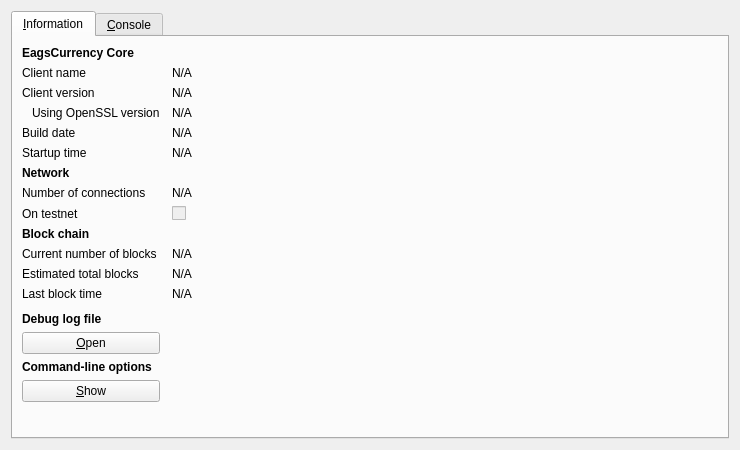
<?xml version="1.0" encoding="UTF-8"?>
<ui version="4.0">
 <class>RPCConsole</class>
 <widget class="QDialog" name="RPCConsole">
  <property name="geometry">
   <rect>
    <x>0</x>
    <y>0</y>
    <width>740</width>
    <height>450</height>
   </rect>
  </property>
  <property name="windowTitle">
   <string>EagsCurrency - Debug window</string>
  </property>
  <layout class="QVBoxLayout" name="verticalLayout_2">
   <item>
    <widget class="QTabWidget" name="tabWidget">
     <property name="currentIndex">
      <number>0</number>
     </property>
     <widget class="QWidget" name="tab_info">
      <attribute name="title">
       <string>&amp;Information</string>
      </attribute>
      <layout class="QGridLayout" name="gridLayout" columnstretch="0,1">
       <property name="horizontalSpacing">
        <number>12</number>
       </property>
       <item row="0" column="0">
        <widget class="QLabel" name="label_9">
         <property name="font">
          <font>
           <weight>75</weight>
           <bold>true</bold>
          </font>
         </property>
         <property name="text">
          <string>EagsCurrency Core</string>
         </property>
        </widget>
       </item>
       <item row="1" column="0">
        <widget class="QLabel" name="label_5">
         <property name="text">
          <string>Client name</string>
         </property>
        </widget>
       </item>
       <item row="1" column="1">
        <widget class="QLabel" name="clientName">
         <property name="cursor">
          <cursorShape>IBeamCursor</cursorShape>
         </property>
         <property name="text">
          <string>N/A</string>
         </property>
         <property name="textFormat">
          <enum>Qt::PlainText</enum>
         </property>
         <property name="textInteractionFlags">
          <set>Qt::LinksAccessibleByMouse|Qt::TextSelectableByKeyboard|Qt::TextSelectableByMouse</set>
         </property>
        </widget>
       </item>
       <item row="2" column="0">
        <widget class="QLabel" name="label_6">
         <property name="text">
          <string>Client version</string>
         </property>
        </widget>
       </item>
       <item row="2" column="1">
        <widget class="QLabel" name="clientVersion">
         <property name="cursor">
          <cursorShape>IBeamCursor</cursorShape>
         </property>
         <property name="text">
          <string>N/A</string>
         </property>
         <property name="textFormat">
          <enum>Qt::PlainText</enum>
         </property>
         <property name="textInteractionFlags">
          <set>Qt::LinksAccessibleByMouse|Qt::TextSelectableByKeyboard|Qt::TextSelectableByMouse</set>
         </property>
        </widget>
       </item>
       <item row="3" column="0">
        <widget class="QLabel" name="label_14">
         <property name="text">
          <string>Using OpenSSL version</string>
         </property>
         <property name="indent">
          <number>10</number>
         </property>
        </widget>
       </item>
       <item row="3" column="1">
        <widget class="QLabel" name="openSSLVersion">
         <property name="cursor">
          <cursorShape>IBeamCursor</cursorShape>
         </property>
         <property name="text">
          <string>N/A</string>
         </property>
         <property name="textFormat">
          <enum>Qt::PlainText</enum>
         </property>
         <property name="textInteractionFlags">
          <set>Qt::LinksAccessibleByMouse|Qt::TextSelectableByKeyboard|Qt::TextSelectableByMouse</set>
         </property>
        </widget>
       </item>
       <item row="4" column="0">
        <widget class="QLabel" name="label_12">
         <property name="text">
          <string>Build date</string>
         </property>
        </widget>
       </item>
       <item row="4" column="1">
        <widget class="QLabel" name="buildDate">
         <property name="cursor">
          <cursorShape>IBeamCursor</cursorShape>
         </property>
         <property name="text">
          <string>N/A</string>
         </property>
         <property name="textFormat">
          <enum>Qt::PlainText</enum>
         </property>
         <property name="textInteractionFlags">
          <set>Qt::LinksAccessibleByMouse|Qt::TextSelectableByKeyboard|Qt::TextSelectableByMouse</set>
         </property>
        </widget>
       </item>
       <item row="5" column="0">
        <widget class="QLabel" name="label_13">
         <property name="text">
          <string>Startup time</string>
         </property>
        </widget>
       </item>
       <item row="5" column="1">
        <widget class="QLabel" name="startupTime">
         <property name="cursor">
          <cursorShape>IBeamCursor</cursorShape>
         </property>
         <property name="text">
          <string>N/A</string>
         </property>
         <property name="textFormat">
          <enum>Qt::PlainText</enum>
         </property>
         <property name="textInteractionFlags">
          <set>Qt::LinksAccessibleByMouse|Qt::TextSelectableByKeyboard|Qt::TextSelectableByMouse</set>
         </property>
        </widget>
       </item>
       <item row="6" column="0">
        <widget class="QLabel" name="label_11">
         <property name="font">
          <font>
           <weight>75</weight>
           <bold>true</bold>
          </font>
         </property>
         <property name="text">
          <string>Network</string>
         </property>
        </widget>
       </item>
       <item row="7" column="0">
        <widget class="QLabel" name="label_7">
         <property name="text">
          <string>Number of connections</string>
         </property>
        </widget>
       </item>
       <item row="7" column="1">
        <widget class="QLabel" name="numberOfConnections">
         <property name="cursor">
          <cursorShape>IBeamCursor</cursorShape>
         </property>
         <property name="text">
          <string>N/A</string>
         </property>
         <property name="textFormat">
          <enum>Qt::PlainText</enum>
         </property>
         <property name="textInteractionFlags">
          <set>Qt::LinksAccessibleByMouse|Qt::TextSelectableByKeyboard|Qt::TextSelectableByMouse</set>
         </property>
        </widget>
       </item>
       <item row="8" column="0">
        <widget class="QLabel" name="label_8">
         <property name="text">
          <string>On testnet</string>
         </property>
        </widget>
       </item>
       <item row="8" column="1">
        <widget class="QCheckBox" name="isTestNet">
         <property name="enabled">
          <bool>false</bool>
         </property>
         <property name="text">
          <string/>
         </property>
        </widget>
       </item>
       <item row="9" column="0">
        <widget class="QLabel" name="label_10">
         <property name="font">
          <font>
           <weight>75</weight>
           <bold>true</bold>
          </font>
         </property>
         <property name="text">
          <string>Block chain</string>
         </property>
        </widget>
       </item>
       <item row="10" column="0">
        <widget class="QLabel" name="label_3">
         <property name="text">
          <string>Current number of blocks</string>
         </property>
        </widget>
       </item>
       <item row="10" column="1">
        <widget class="QLabel" name="numberOfBlocks">
         <property name="cursor">
          <cursorShape>IBeamCursor</cursorShape>
         </property>
         <property name="text">
          <string>N/A</string>
         </property>
         <property name="textFormat">
          <enum>Qt::PlainText</enum>
         </property>
         <property name="textInteractionFlags">
          <set>Qt::LinksAccessibleByMouse|Qt::TextSelectableByKeyboard|Qt::TextSelectableByMouse</set>
         </property>
        </widget>
       </item>
       <item row="11" column="0">
        <widget class="QLabel" name="label_4">
         <property name="text">
          <string>Estimated total blocks</string>
         </property>
        </widget>
       </item>
       <item row="11" column="1">
        <widget class="QLabel" name="totalBlocks">
         <property name="cursor">
          <cursorShape>IBeamCursor</cursorShape>
         </property>
         <property name="text">
          <string>N/A</string>
         </property>
         <property name="textFormat">
          <enum>Qt::PlainText</enum>
         </property>
         <property name="textInteractionFlags">
          <set>Qt::LinksAccessibleByMouse|Qt::TextSelectableByKeyboard|Qt::TextSelectableByMouse</set>
         </property>
        </widget>
       </item>
       <item row="12" column="0">
        <widget class="QLabel" name="label_2">
         <property name="text">
          <string>Last block time</string>
         </property>
        </widget>
       </item>
       <item row="12" column="1">
        <widget class="QLabel" name="lastBlockTime">
         <property name="cursor">
          <cursorShape>IBeamCursor</cursorShape>
         </property>
         <property name="text">
          <string>N/A</string>
         </property>
         <property name="textFormat">
          <enum>Qt::PlainText</enum>
         </property>
         <property name="textInteractionFlags">
          <set>Qt::LinksAccessibleByMouse|Qt::TextSelectableByKeyboard|Qt::TextSelectableByMouse</set>
         </property>
        </widget>
       </item>
       <item row="13" column="0">
        <spacer name="verticalSpacer_2">
         <property name="orientation">
          <enum>Qt::Vertical</enum>
         </property>
         <property name="sizeHint" stdset="0">
          <size>
           <width>20</width>
           <height>20</height>
          </size>
         </property>
        </spacer>
       </item>
       <item row="14" column="0">
        <widget class="QLabel" name="labelDebugLogfile">
         <property name="font">
          <font>
           <weight>75</weight>
           <bold>true</bold>
          </font>
         </property>
         <property name="text">
          <string>Debug log file</string>
         </property>
        </widget>
       </item>
       <item row="15" column="0">
        <widget class="QPushButton" name="openDebugLogfileButton">
         <property name="toolTip">
          <string>Open the EagsCurrency debug log file from the current data directory. This can take a few seconds for large log files.</string>
         </property>
         <property name="text">
          <string>&amp;Open</string>
         </property>
         <property name="autoDefault">
          <bool>false</bool>
         </property>
        </widget>
       </item>
       <item row="16" column="0">
        <widget class="QLabel" name="labelCLOptions">
         <property name="font">
          <font>
           <weight>75</weight>
           <bold>true</bold>
          </font>
         </property>
         <property name="text">
          <string>Command-line options</string>
         </property>
        </widget>
       </item>
       <item row="17" column="0">
        <widget class="QPushButton" name="showCLOptionsButton">
         <property name="toolTip">
          <string>Show the EagsCurrency-Qt help message to get a list with possible EagsCurrency command-line options.</string>
         </property>
         <property name="text">
          <string>&amp;Show</string>
         </property>
         <property name="autoDefault">
          <bool>false</bool>
         </property>
        </widget>
       </item>
       <item row="18" column="0">
        <spacer name="verticalSpacer">
         <property name="orientation">
          <enum>Qt::Vertical</enum>
         </property>
         <property name="sizeHint" stdset="0">
          <size>
           <width>20</width>
           <height>40</height>
          </size>
         </property>
        </spacer>
       </item>
      </layout>
     </widget>
     <widget class="QWidget" name="tab_console">
      <attribute name="title">
       <string>&amp;Console</string>
      </attribute>
      <layout class="QVBoxLayout" name="verticalLayout_3">
       <property name="spacing">
        <number>3</number>
       </property>
       <item>
        <widget class="QTextEdit" name="messagesWidget">
         <property name="minimumSize">
          <size>
           <width>0</width>
           <height>100</height>
          </size>
         </property>
         <property name="readOnly">
          <bool>true</bool>
         </property>
         <property name="tabKeyNavigation" stdset="0">
          <bool>false</bool>
         </property>
         <property name="columnCount" stdset="0">
          <number>2</number>
         </property>
        </widget>
       </item>
       <item>
        <layout class="QHBoxLayout" name="horizontalLayout">
         <property name="spacing">
          <number>3</number>
         </property>
         <item>
          <widget class="QLabel" name="label">
           <property name="text">
            <string notr="true">&gt;</string>
           </property>
          </widget>
         </item>
         <item>
          <widget class="QLineEdit" name="lineEdit"/>
         </item>
         <item>
          <widget class="QPushButton" name="clearButton">
           <property name="maximumSize">
            <size>
             <width>24</width>
             <height>24</height>
            </size>
           </property>
           <property name="toolTip">
            <string>Clear console</string>
           </property>
           <property name="text">
            <string/>
           </property>
           <property name="icon">
            <iconset resource="../bitcoin.qrc">
             <normaloff>:/icons/remove</normaloff>:/icons/remove</iconset>
           </property>
           <property name="shortcut">
            <string notr="true">Ctrl+L</string>
           </property>
           <property name="autoDefault">
            <bool>false</bool>
           </property>
          </widget>
         </item>
        </layout>
       </item>
      </layout>
     </widget>
    </widget>
   </item>
  </layout>
 </widget>
 <resources>
  <include location="../bitcoin.qrc"/>
 </resources>
 <connections/>
</ui>
